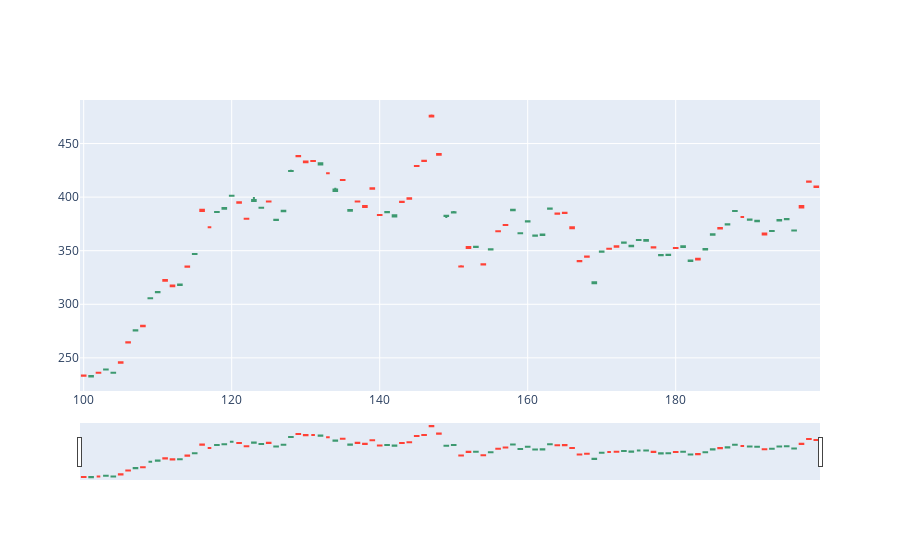

Notebook cell for this chart:
### Code cell
dfpl = ETHUSD_df1[100:200]
import plotly.graph_objects as go
from datetime import datetime

fig = go.Figure(data=[go.Candlestick(x=dfpl.index,
                open=dfpl['open'],
                high=dfpl['high'],
                low=dfpl['low'],
                close=dfpl['close'])])

fig.show()
